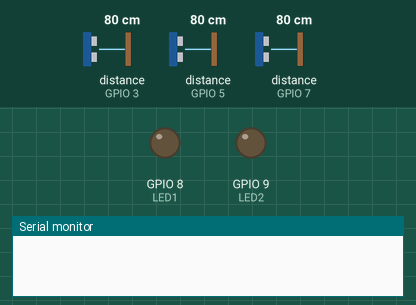
A sketch run on a simulated ESP32-S3. Parts: output pins drawn as LEDs (lit = HIGH), the last lines printed to the serial monitor. Wiring (inferred from the names in the program): 3 × ultrasonic range finder: trigger GPIO 2, echo GPIO 3 / trigger GPIO 4, echo GPIO 5 / trigger GPIO 6, echo GPIO 7. The inputs (shaded band) are chosen by the test bench; at power-on: distance to the obstacle (sensors on GPIO 3, GPIO 5, GPIO 7) 80 cm. The echo pulse lasts 58.3 µs per cm; WiFi joins after 1.5 s; servers stay silent unless stated; pins used as bus, display or sensor lines are not drawn.

Above: at 3.0 s.
3.1 s: distance to the obstacle (sensor on GPIO 3) set to 18 cm
6.3 s: distance to the obstacle (sensor on GPIO 3) set to 14 cm
At 7.4 s:
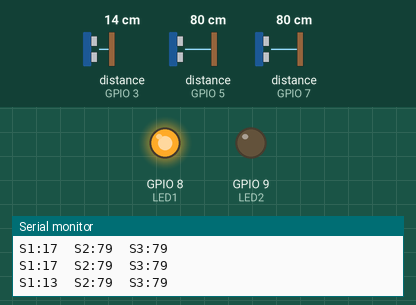
7.8 s: distance to the obstacle (sensor on GPIO 5) set to 17 cm
9.3 s: distance to the obstacle (sensor on GPIO 5) set to 14 cm
At 10.5 s:
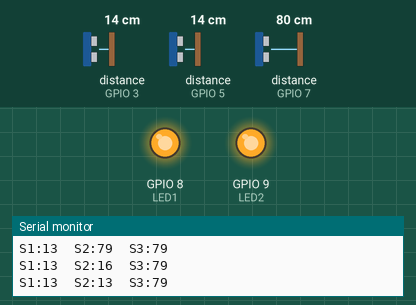
10.8 s: distance to the obstacle (sensor on GPIO 3) set to 35 cm
At 11.9 s:
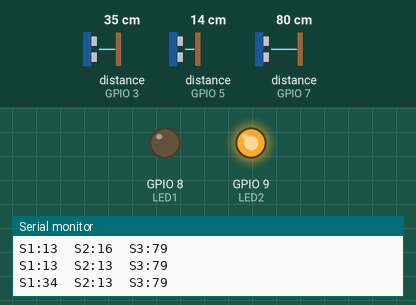
12.3 s: distance to the obstacle (sensor on GPIO 3) set to 2 cm
At 13.0 s:
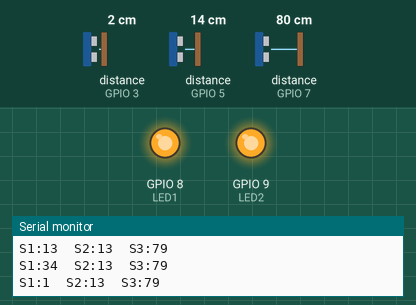
Timing chart, 0 to 14.8 s (numbered marks = the images above; inputs shaded):
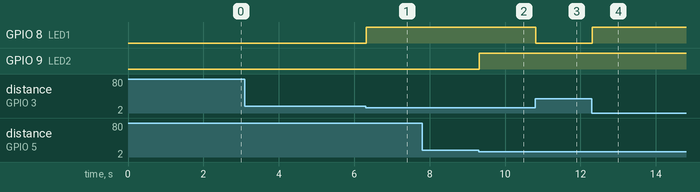

Measured:
- the behaviour switches between 16 and 15 cm on distance to the obstacle (sensor on GPIO 3) (found by bisection; images 0 and 1)
- the behaviour switches between 16 and 15 cm on distance to the obstacle (sensor on GPIO 5) (found by bisection; images 1 and 2)
- after the input at 6.3 s, GPIO 8 (LED1): LOW → HIGH at once
- after the input at 9.3 s, GPIO 9 (LED2): LOW → HIGH at once
- after the input at 10.8 s, GPIO 8 (LED1): HIGH → LOW at once
- after the input at 12.3 s, GPIO 8 (LED1): LOW → HIGH at once

The sketch:

parking_code.ino
```cpp
#define BLYNK_TEMPLATE_ID "your_template_id"
#define BLYNK_TEMPLATE_NAME "Smart Parking"
#define BLYNK_AUTH_TOKEN "your_auth_token"

#include <WiFi.h>
#include <BlynkSimpleEsp32.h>

char ssid[] = "your_wifi_name";
char pass[] = "your_wifi_password";

#define TRIG1 2
#define ECHO1 3

#define TRIG2 4
#define ECHO2 5

#define TRIG3 6
#define ECHO3 7

#define LED1 8
#define LED2 9

BlynkTimer timer;

long readDistance(int trigPin,int echoPin)
{
  digitalWrite(trigPin,LOW);
  delayMicroseconds(2);

  digitalWrite(trigPin,HIGH);
  delayMicroseconds(10);
  digitalWrite(trigPin,LOW);

  long duration = pulseIn(echoPin,HIGH);
  long distance = duration*0.034/2;

  return distance;
}

void checkParking()
{
  long d1 = readDistance(TRIG1,ECHO1);
  long d2 = readDistance(TRIG2,ECHO2);
  long d3 = readDistance(TRIG3,ECHO3);

  Serial.print("S1:");
  Serial.print(d1);
  Serial.print("  S2:");
  Serial.print(d2);
  Serial.print("  S3:");
  Serial.println(d3);

  int emptySlots = 0;

  /* SLOT 1 */

  if(d1 < 15)
  {
    digitalWrite(LED1,HIGH);
    Blynk.virtualWrite(V0,"Occupied");
  }
  else
  {
    digitalWrite(LED1,LOW);
    Blynk.virtualWrite(V0,"Empty");
    emptySlots++;
  }

  /* SLOT 2 */

  if(d2 < 15)
  {
    digitalWrite(LED2,HIGH);
    Blynk.virtualWrite(V1,"Occupied");
  }
  else
  {
    digitalWrite(LED2,LOW);
    Blynk.virtualWrite(V1,"Empty");
    emptySlots++;
  }

  /* SLOT 3 */

  if(d3 < 15)
  {
    Blynk.virtualWrite(V2,"Occupied");
  }
  else
  {
    Blynk.virtualWrite(V2,"Empty");
    emptySlots++;
  }

  /* SEND DATA TO BLYNK */

  Blynk.virtualWrite(V3,emptySlots);

  Blynk.virtualWrite(V4,d1);
  Blynk.virtualWrite(V5,d2);
  Blynk.virtualWrite(V6,d3);
}

void setup()
{
  Serial.begin(115200);

  pinMode(TRIG1,OUTPUT);
  pinMode(ECHO1,INPUT);

  pinMode(TRIG2,OUTPUT);
  pinMode(ECHO2,INPUT);

  pinMode(TRIG3,OUTPUT);
  pinMode(ECHO3,INPUT);

  pinMode(LED1,OUTPUT);
  pinMode(LED2,OUTPUT);

  Blynk.begin(BLYNK_AUTH_TOKEN,ssid,pass);

  timer.setInterval(1500L,checkParking);
}

void loop()
{
  Blynk.run();
  timer.run();
}
```
